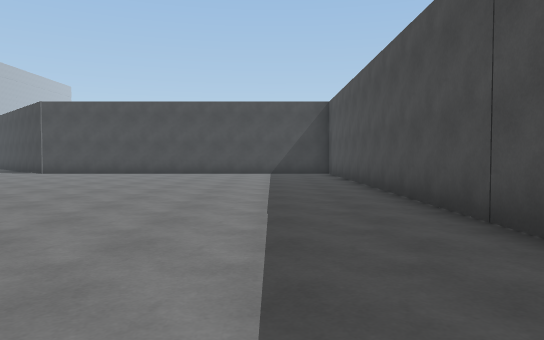
View 1 (above)

18 first-person views from a walk through a Unity game level. The camera is 1.2 m above the floor, tilts 2° down and sees 70° across. The floor is counted in squares, 2 m on a side. Each view is taken from the middle of a square. On the plan, view 1 faces up. The plan holds only what a view shows up to about 11 squares ahead; the rest is blank. The place goes on beyond the plan. The player is left out. Surface patterns are stand-ins for the level's own textures.

View 2
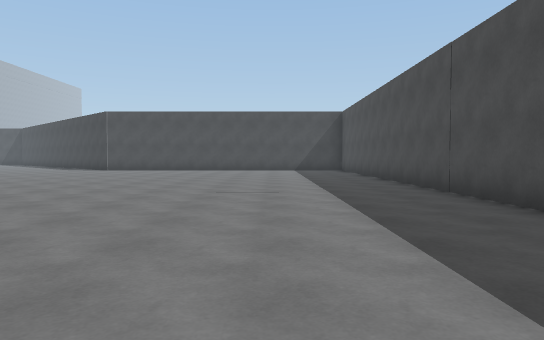

View 3
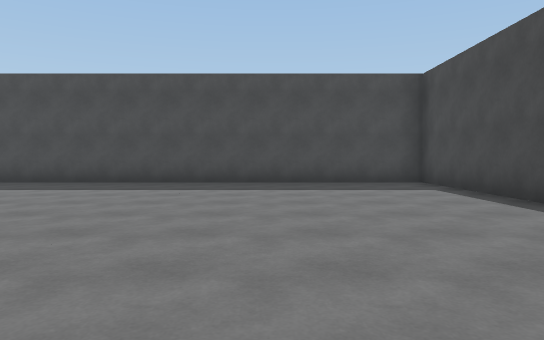

View 4
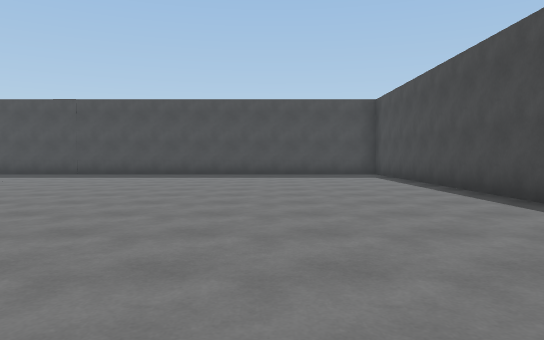

View 5
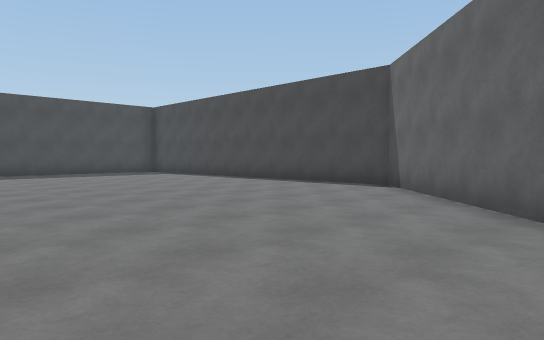

View 6
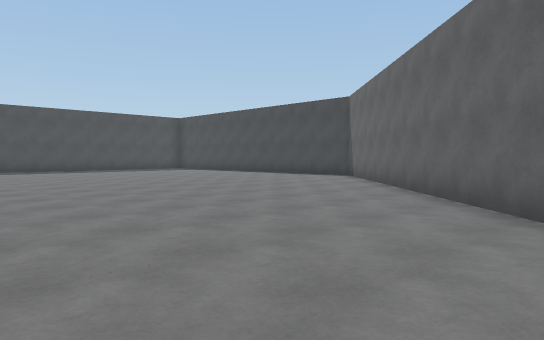

View 7
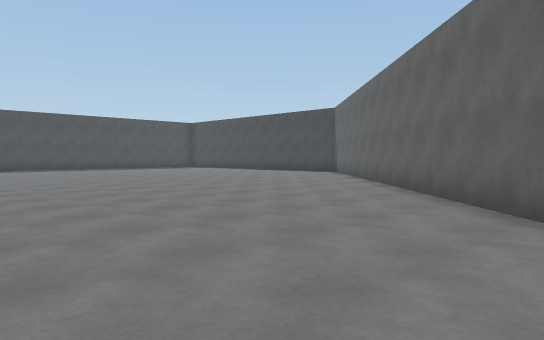

View 8
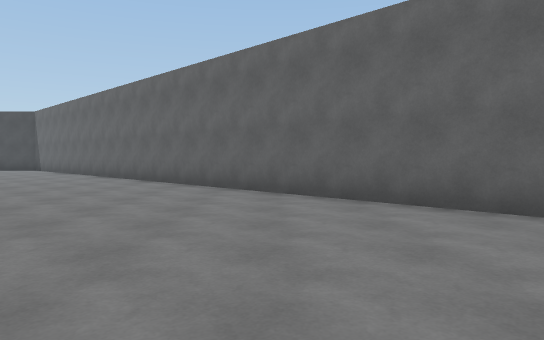

View 9
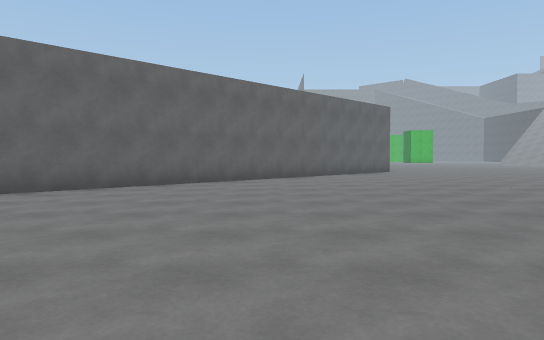

View 10
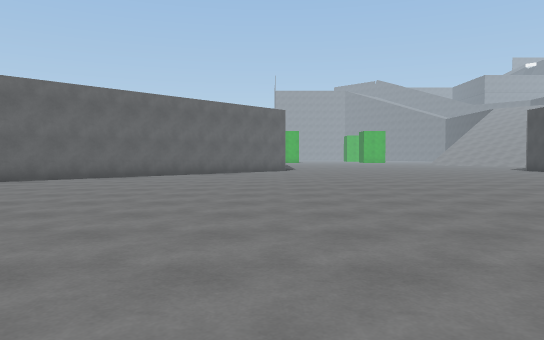

View 11
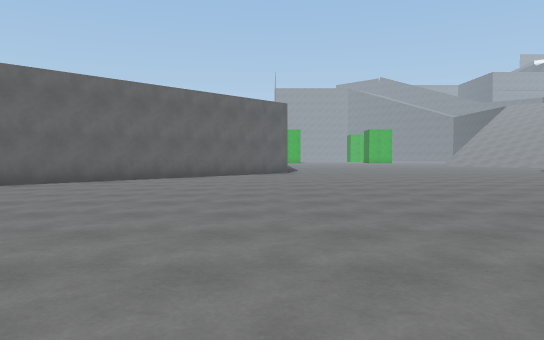

View 12
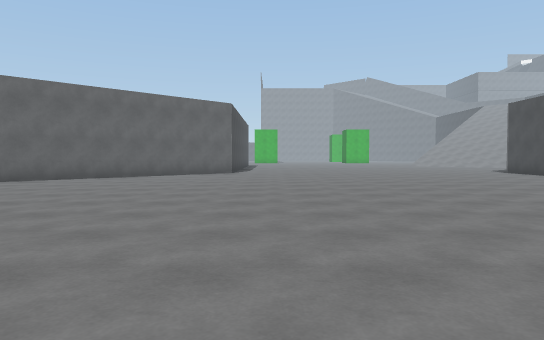

View 13
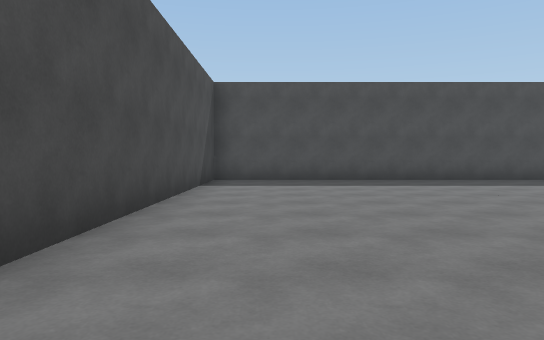

View 14
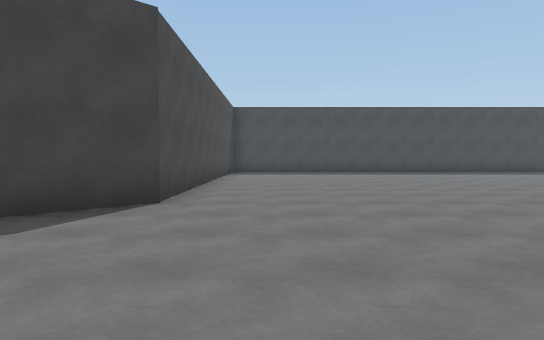

View 15
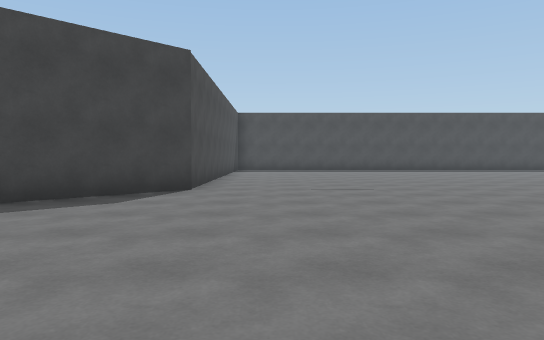

View 16
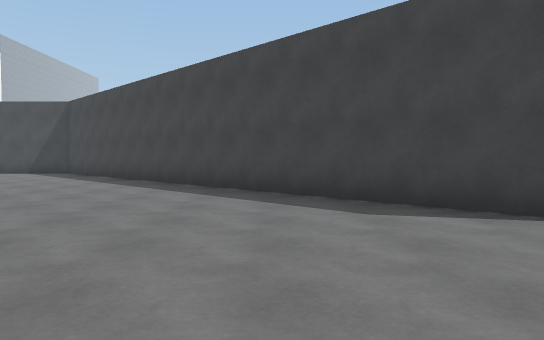

View 17
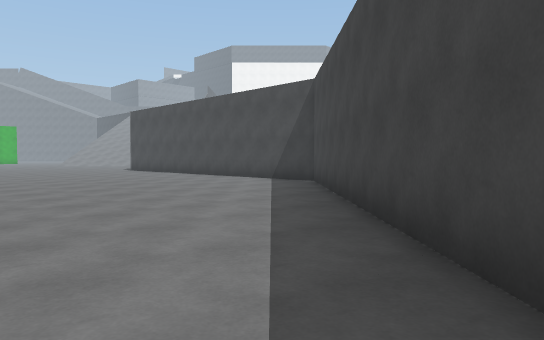

View 18
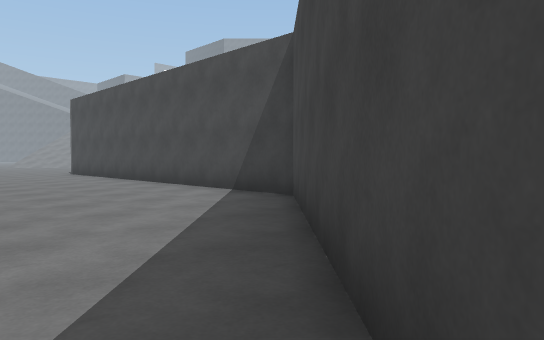

### Floor plan
Points are (right, up) in squares from view 1. A wall is a line through its corners. A room is listed if a view was taken in it or the views show most of it. See-through windows are left out.
Room 1 (views 1, 2, 3, 4, 5, 6, 7, 8, 9, 10, 11, 12, 13, 14, 15, 16, 17, 18)
walls: (-25.1, 10.6) (-8, -6.5) (2, -6.5) (2, 13.5) (-8, 13.5) (-18, 23.5) (-25.1, 23.5)

Where each view was taken, in squares from view 1:
view 1: 0 up, 0 right, facing up
view 2: 3 down, 1 left, facing up
view 3: 3 down, 7 left, facing right
view 4: 3 down, 11 left, facing right
view 5: 1 up, 12 left, facing down-right
view 6: 4 up, 15 left, facing down-right
view 7: 6 up, 17 left, facing down-right
view 8: 10 up, 18 left, facing down
view 9: 9 up, 13 left, facing left
view 10: 13 up, 12 left, facing left
view 11: 13 up, 14 left, facing left
view 12: 15 up, 14 left, facing left
view 13: 12 up, 8 left, facing right
view 14: 12 up, 13 left, facing right
view 15: 12 up, 15 left, facing right
view 16: 10 up, 11 left, facing up
view 17: 16 up, 12 left, facing up-left
view 18: 19 up, 14 left, facing up-left
